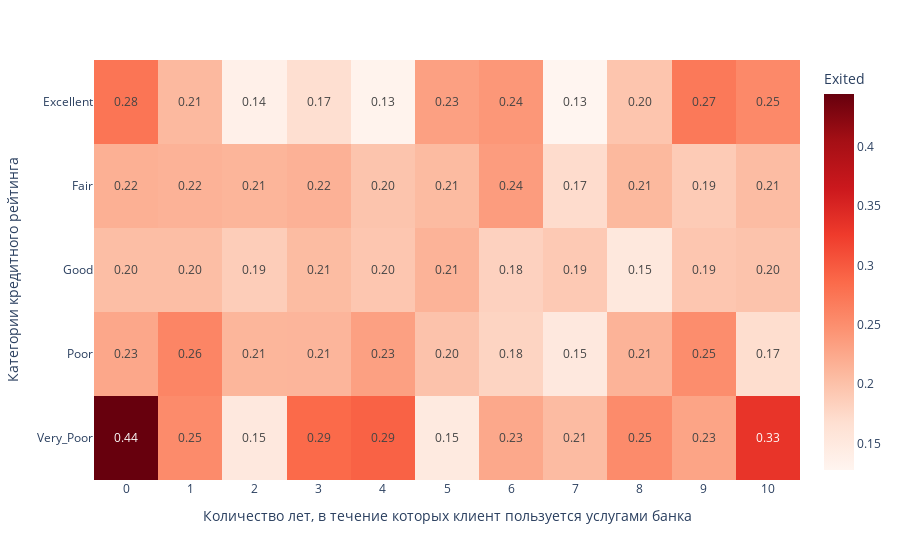

Notebook source saved alongside this figure:
### Code cell
bank_df['CreditScoreCat'] = bank_df['CreditScore'].apply(get_credit_score_cat)

pivot = bank_df.pivot_table(
    values='Exited',
    index='CreditScoreCat',
    columns='Tenure',
    aggfunc='mean'
    )

fig = px.imshow(pivot,
    color_continuous_scale='reds',
    labels=dict(
        x='Количество лет, в течение которых клиент пользуется услугами банка',
        y='Категории кредитного рейтинга',
        color='Exited'
        )
    )

fig.update_xaxes(tickmode='linear')
fig.update_traces(texttemplate='%{z:.2f}')

fig.show()

#Чаще уходят клиенты с низким кридитным рейтингом и с небольшим опытом пользования услугами банка

### Figure 1 — Plotly figure (JSON) as saved in the notebook; plotly's stock layout.template omitted (floating-point values rounded to 4 significant figures)
{"data": [{"coloraxis": "coloraxis", "hovertemplate": "Количество лет, в течение которых клиент пользуется услугами банка: %{x}<br>Категории кредитного рейтинга: %{y}<br>Exited: %{z}<extra></extra>", "name": "0", "texttemplate": "%{z:.2f}", "type": "heatmap", "x": [0, 1, 2, 3, 4, 5, 6, 7, 8, 9, 10], "xaxis": "x", "y": ["Excellent", "Fair", "Good", "Poor", "Very_Poor"], "yaxis": "y", "z": [[0.275, 0.2083, 0.1373, 0.1683, 0.1319, 0.2333, 0.2414, 0.1277, 0.1961, 0.2708, 0.2549], [0.2174, 0.2156, 0.213, 0.2165, 0.1972, 0.2069, 0.2364, 0.1711, 0.209, 0.19, 0.2054], [0.2038, 0.2036, 0.1873, 0.206, 0.1951, 0.2145, 0.1829, 0.1919, 0.1524, 0.1947, 0.1978], [0.2264, 0.2594, 0.2118, 0.2122, 0.2332, 0.1992, 0.1799, 0.1513, 0.2146, 0.2511, 0.1695], [0.4444, 0.2537, 0.1515, 0.2857, 0.2931, 0.1493, 0.2254, 0.2063, 0.2535, 0.2295, 0.3333]]}], "layout": {"coloraxis": {"colorbar": {"title": {"text": "Exited"}}, "colorscale": [[0, "rgb(255,245,240)"], [0.125, "rgb(254,224,210)"], [0.25, "rgb(252,187,161)"], [0.375, "rgb(252,146,114)"], [0.5, "rgb(251,106,74)"], [0.625, "rgb(239,59,44)"], [0.75, "rgb(203,24,29)"], [0.875, "rgb(165,15,21)"], [1, "rgb(103,0,13)"]]}, "margin": {"t": 60}, "xaxis": {"anchor": "y", "constrain": "domain", "domain": [0, 1], "scaleanchor": "y", "tickmode": "linear", "title": {"text": "Количество лет, в течение которых клиент пользуется услугами банка"}}, "yaxis": {"anchor": "x", "autorange": "reversed", "constrain": "domain", "domain": [0, 1], "title": {"text": "Категории кредитного рейтинга"}}}}
